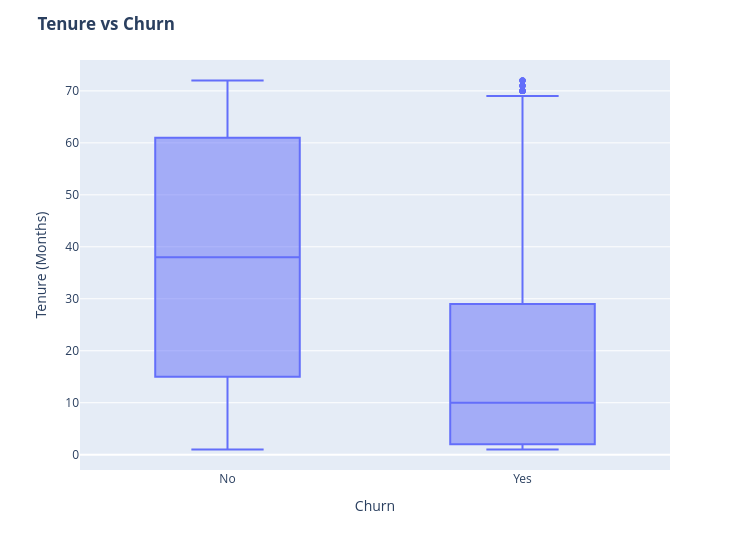

Notebook cell for this chart:
### Markdown cell above
* Customers Churn is very high within 1-4 month after joining the services.

### Code cell
fig = px.box(df,x='Churn',y='tenure')

fig.update_yaxes(title_text='Tenure (Months)', row=1, col=1)

fig.update_xaxes(title_text='Churn', row=1, col=1)

fig.update_layout(autosize=True, width=750, height=550,
    title_font=dict(size=25, family='Courier'),
    title='<b>Tenure vs Churn</b>',
)

fig.show()

### Figure 1 — Plotly figure (JSON) as saved in the notebook; plotly's stock layout.template omitted (floating-point values rounded to 4 significant figures; data arrays with more than 128 entries replaced by an {"elided": "..."} marker saying what was removed)
{"data": [{"alignmentgroup": "True", "hovertemplate": "Churn=%{x}<br>tenure=%{y}<extra></extra>", "legendgroup": "", "marker": {"color": "#636efa"}, "name": "", "notched": false, "offsetgroup": "", "orientation": "v", "showlegend": false, "type": "box", "x": {"elided": "7032 str values"}, "x0": " ", "xaxis": "x", "y": {"elided": "7032 int values"}, "y0": " ", "yaxis": "y"}], "layout": {"autosize": true, "boxmode": "group", "height": 550, "legend": {"tracegroupgap": 0}, "margin": {"t": 60}, "title": {"text": "<b>Tenure vs Churn</b>"}, "width": 750, "xaxis": {"anchor": "y", "domain": [0, 1], "title": {"text": "Churn"}}, "yaxis": {"anchor": "x", "domain": [0, 1], "title": {"text": "Tenure (Months)"}}}}
